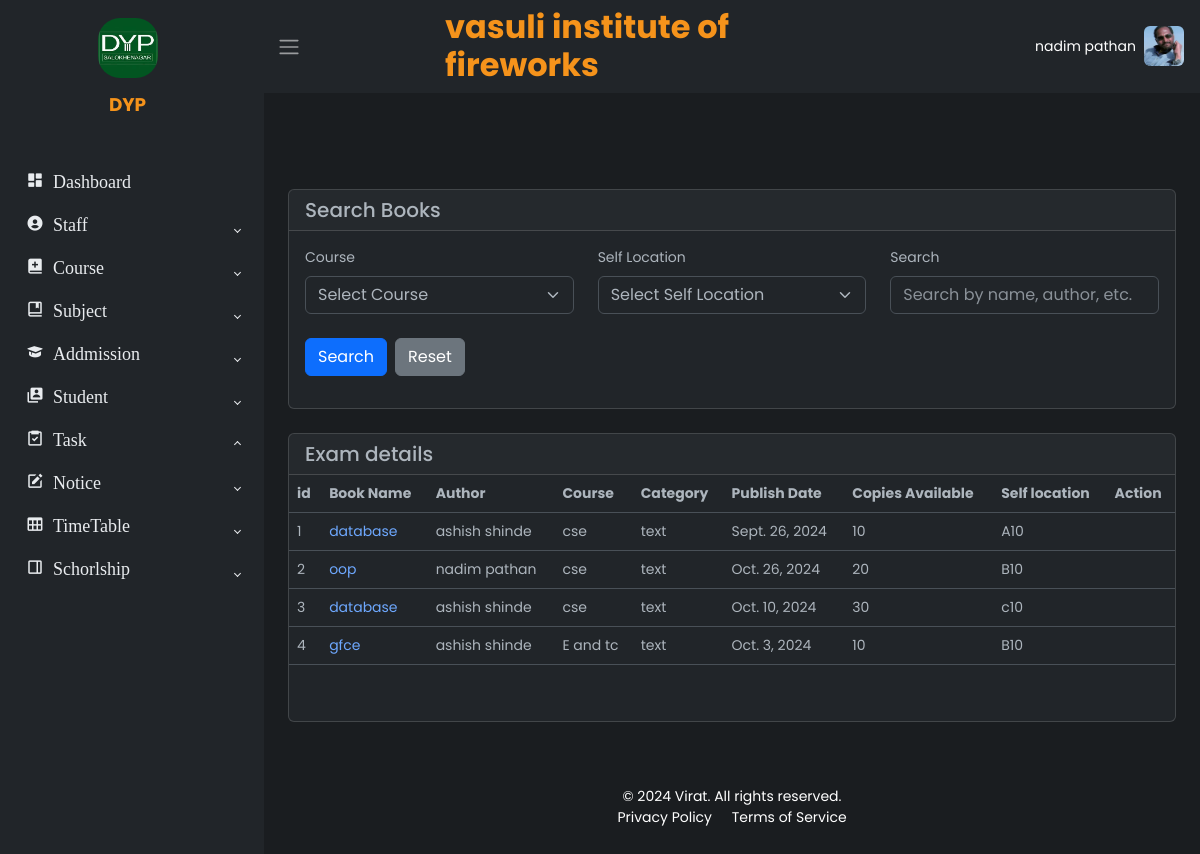
The page /library/ (signed in) on the database its author committed.
### apps/accounts/models.py (models this page shows, shortened)
class CustomUser(AbstractBaseUser, PermissionsMixin):
    Role_choices= (
        ('admin', 'Admin'),
        ('principal', 'Principal'),
        ('vice_principal', 'Vice_Principal'),
        ('hod', 'Hod'),
        ('teacher', 'Teacher'),
        ('accountant', 'Accountant'),
        ('clark', 'Clark'),
        ('examinetor', 'Examinetor'),
        ('librarian', 'Librarian'),
        ('lab_assistant', 'Lab_Assistant'),
        ('student', 'student'),
    )
    first_name = models.CharField(max_length=30)
    last_name = models.CharField(max_length=30)
    username = models.CharField(max_length=50, unique=True)
    mobile = models.TextField(max_length=10, unique=True)
    email = models.TextField(unique=True)
    address = models.TextField(max_length=100)
    role = models.CharField(max_length=30, choices=Role_choices)
    is_active = models.BooleanField(default=True)
    is_staff = models.BooleanField(default=True)  # Typically False for non-superusers
    profile_image = models.ImageField(upload_to='profile_images/', null=True, blank=True)
    inst_id = models.ForeignKey(InstituteMaster,on_delete=models.CASCADE, blank=True, null=True,)
    objects = CustomUserManager()
    USERNAME_FIELD = 'username'
    REQUIRED_FIELDS = ['email', 'mobile']

### apps/institute/models.py (models this page shows, shortened)
class InstituteMaster(models.Model):
    id = models.AutoField(primary_key=True)
    name = models.CharField(max_length=255)
    address = models.TextField()
    village = models.CharField(max_length=100)
    city = models.CharField(max_length=100)
    state = models.CharField(max_length=100)
    district = models.CharField(max_length=100)
    pincode = models.CharField(max_length=10)
    number = models.CharField(max_length=15)
    email = models.EmailField()
    type = models.CharField(max_length=50)
    status = models.CharField(max_length=20, default='active')  # Set default value
    logo = models.ImageField(upload_to='logos/')
    tagline = models.CharField(max_length=255)
    affiliation = models.CharField(max_length=255)

### apps/library/models.py (models this page shows, shortened)
class BookMaster(models.Model):
    id = models.AutoField(primary_key=True)
    book_images = models.ImageField(upload_to='book_profiles/')
    book_name = models.CharField(max_length=255)
    course_id = models.ForeignKey(CourseMaster,on_delete=models.CASCADE)
    author = models.CharField(max_length=255)
    category = models.CharField(max_length=100)
    publish_date = models.DateField()
    copies_available = models.IntegerField()
    language = models.CharField(max_length=255)
    condition = models.CharField(max_length=255)
    self_location = models.CharField(max_length=255)
    isbn = models.CharField(max_length=13, unique=True)

### apps/course/models.py (models this page shows, shortened)
class CourseMaster(models.Model):
    id = models.AutoField(primary_key=True)
    status_choices= (
        ('Active', 'Active'),
        ('Inactive', 'Inactive'),
    )
    name = models.CharField(max_length=255)
    institute_id = models.ForeignKey(InstituteMaster, on_delete=models.CASCADE)
    start_date = models.DateField()
    status = models.CharField(max_length=20, default='active')
    intake_capacity = models.IntegerField()
    durstion = models.CharField(max_length=20, null=True, blank=True)
    submitted_by = models.ForeignKey(settings.AUTH_USER_MODEL, on_delete=models.SET_NULL, null=True)  # Use AUTH_USER_MODEL

### apps/library/views.py (the view, shortened to what this page needs)
# urls.py: path('', views.book_list, name='library_list'),
def book_list(request):
    course_id = request.GET.get('course', '')  # Updated to match the name used in the form
    search_query = request.GET.get('search', '')
    location = request.GET.get('location', '')
    books = BookMaster.objects.all()
    if course_id:
        books = books.filter(course_id=course_id)
    if location:
        books = books.filter(self_location__icontains=location)
    courses = CourseMaster.objects.all()
    return render(request, 'library/library_list.html', {'books': books, 'courses': courses, 'search_query': search_query})

### templates/library/library_list.html (shortened to what this page needs)
{% extends "base.html" %}
{% block content %}
<div class="container-fluid py-5">
    <div class="container-fluid py-5">
    <div class="card mb-4">
        <h5 class="card-header">Search Books</h5>
        <div class="card-body">
            <form method="GET" class="row align-items-center">
                <div class="col-md-4">
                    <label for="course" class="form-label">Course</label>
                    <select class="form-select" id="course" name="course">
                        <option value="" disabled {% if not request.GET.course %}selected{% endif %}>Select Course</option>
                    </select>
                </div>
                <div class="col-md-4">
                    <label for="location" class="form-label">Self Location</label>
                    <select class="form-select" id="location" name="location">
                        <option value="" disabled {% if not request.GET.location %}selected{% endif %}>Select Self Location</option>
                    </select>
                </div>
                <div class="col-md-4">
                    <label for="search" class="form-label">Search</label>
                    <input type="text" name="search" id="search" class="form-control" placeholder="Search by name, author, etc." value="{{ search_query }}">
                </div>
                <div class="col-md-2 mb-3">
                    <div class="d-flex justify-content-start mt-4">
                        <button type="submit" class="btn btn-primary">Search</button>
                        <a href="{% url 'library_list' %}" class="btn btn-secondary ms-2">Reset</a>
                    </div>
                </div>
            </form>
        </div>
    </div>
    <div class="card">
        <h5 class="card-header">Exam details</h5>
        <div class="table-responsive text-nowrap">
            <table class="table">
                <thead>
                    <tr>
                        <th> id</th>
                        <th>Book Name</th>
                        <th>Author</th>
                        <th>Course</th>
                        <th>Category</th>
                        <th>Publish Date</th>
                        <th>Copies Available</th>
                        <th>Self location</th>
                        <th>Action</th>
                    </tr>
                </thead>
                <tbody>
                    {% for book in books %}
                    <tr>
                        <td>{{ book.id}}</td>
                        <td><a href="{% url 'library_detail' book.pk%}">{{ book.book_name}}</td>
                        <td>{{ book.author}}</td>
                        <td>{{ book.course_id.name}}</td>
                        <td>{{ book.category}}</td>
                        <td>{{ book.publish_date}}</td>
                        <td>{{ book.copies_available }}</td>
                        <td>{{ book.self_location }}</td>
                            <td>
                            </td>
                    </tr>
                    {% endfor %}
                </tbody>
            </table>
        </div>
        <nav aria-label="Page navigation" class="mt-4">
        </nav>
    </div>
</div>
{% endblock content %}

### templates/base.html (shortened to what this page needs)
<!DOCTYPE html>
<html lang="en" data-bs-theme="dark">
<head>
    <link rel="stylesheet" href="https://cdn.jsdelivr.net/npm/bootstrap@5.3.0-alpha2/dist/css/bootstrap.min.css">
    <link rel="stylesheet" href="https://cdn.jsdelivr.net/npm/bootstrap-icons@1.10.0/font/bootstrap-icons.css">
    <link href="https://unpkg.com/boxicons/css/boxicons.min.css" rel="stylesheet">
    <link rel="stylesheet" href="/static/css/style.css">
</head>
<body>
    <div class="wrapper">
        <aside id="sidebar" class="ap-sidebar">
            <div class="h-100">
                <div class="sidebar-logo d-flex flex-column align-items-center mb-4">
                    <a href="#" class="d-flex flex-column align-items-center text-white text-decoration-none">
                        <img src="{{ request.user.inst_id.logo.url }}" alt="Institute Logo" class="img-fluid mb-2" style="width: 60px; height: auto; border-radius: 22px;">
                    <span class="h8 mb-0" style="text-align: center; margin-left: -9px; margin-top: 5px; color:#f5931b;font-weight: bold;">
                        {{ request.user.inst_id.tagline }}
                    </span>
                    </a>
                </div>
                <ul class="sidebar-nave">
                    <li class="sidebar-item">
                        <a href="{%url 'dashboard'%}" class="sidebar-link">
                            <i class='bx bxs-dashboard' style="font-size: 18px;"> Dashboard </i>
                        </a>
                    </li>
                    <li class="sidebar-item">
                        <a href="#" class="sidebar-link collapsed" data-bs-toggle="collapse" data-bs-target="#coursesDropdown" aria-expanded="false">
                            <i class='bx bxs-user-circle' style="font-size: 18px;"> Staff </i>
                        </a>
                    </li>
                    <li class="sidebar-item">
                        <a href="#" class="sidebar-link collapsed" data-bs-toggle="collapse" data-bs-target="#facultyDropdown" aria-expanded="false">
                            <i class='bx bxs-book-add' style="font-size: 18px;"> Course </i>
                        </a>
                    </li>
                    <li class="sidebar-item">
                        <a href="#" class="sidebar-link collapsed" data-bs-toggle="collapse" data-bs-target="#adminDropdown" aria-expanded="false">
                            <i class='bx bx-book-bookmark' style="font-size: 18px;"> Subject </i>
                        </a>
                    </li>
                    <li class="sidebar-item">
                        <a href="#" class="sidebar-link collapsed" data-bs-toggle="collapse" data-bs-target="#admissionDropdown" aria-expanded="false">
                            <i class='bx bxs-graduation' style="font-size: 18px;"> Addmission </i>
                        </a>
                    </li>
                    <li class="sidebar-item">
                        <a href="#" class="sidebar-link collapsed" data-bs-toggle="collapse" data-bs-target="#studentDropdown" aria-expanded="false">
                            <i class='bx bxs-user-account' style="font-size: 18px;"> Student </i>
                        </a>
                    </li>
                        {% if request.user.role != 'student'%}
                    <li class="sidebar-item">
                        <a href="#" class="sidebar-link" onclick="handleTaskClick(event)" data-bs-toggle="collapse" data-bs-target="#taskDropdown" aria-expanded="false">
                            <i class='bx bx-task' style="font-size: 18px;"> Task </i>
                        </a>
                    </li>
                    {% endif %}
                {% if request.user.role != 'student'%}
                  <li class="sidebar-item">
                    <a href="#" class="sidebar-link collapsed" data-bs-toggle="collapse" data-bs-target="#noticeDropdown" aria-expanded="false">
                        <i class='bx bxs-edit' style="font-size: 18px;"> Notice </i>
                    </a>
                </li>
                {% endif %}
                <li class="sidebar-item">
                    <a href="#" class="sidebar-link collapsed" data-bs-toggle="collapse" data-bs-target="#timetableDropdown" aria-expanded="false">
                        <i class='bx bx-table' style="font-size: 18px;"> TimeTable </i>
                    </a>
                </li>
            <li class="sidebar-item">
                <a href="#" class="sidebar-link collapsed" data-bs-toggle="collapse" data-bs-target="#scholarshipDropdown" aria-expanded="false">
                    <i class='bx bx-dock-right' style="font-size: 18px;"> Schorlship </i>
                </a>
            </li>
                </ul>
            </div>
        </aside>
        <div class="main">
            <nav class="navbar navbar-expand " style="background-color: var(--bs-dark)">
                <button class="btn" id="sidebar-toggle" type="button">
                    <span class="navbar-toggler-icon"></span>
                </button>
                <div class="navbar-collapse d-flex justify-content-center">
                    <form class="d-flex mx-auto" style="width: 50%;">
                        <div class="input-group w-100 d-flex justify-content-center" style="color: black;">
                            <span class="h2 mb-0" style="color:#f5931b;font-weight: bold;">
                                {{ request.user.inst_id.name }}
                             </span>
                        </div>
                    </form>
                    <ul class="navbar-nav ms-3 mx-3">
                        <li class="nav-item dropdown d-flex align-items-center">
                            <a href="#" data-bs-toggle="dropdown" class="nav-icon d-flex align-items-center flex-row-reverse pe-md-0">
                               <img src="{{ request.user.profile_image.url }}" class="avatar img-fluid rounded ms-2" alt="">
                                <span class="text-white">{{request.user.first_name}}</span>
                            </a>
                        </li>
                    </ul>
                </div>
            </nav>
            {%block content%}
            {%endblock content%}
<footer class="text-white py-3">
    <div class="container-fluid">
        <div class="row justify-content-center text-center">
            <div class="col-md-12">
                <p class="mb-0">&copy; 2024 Virat. All rights reserved.</p>
                <a href="#" class="text-white text-decoration-none me-3">Privacy Policy</a>
                <a href="#" class="text-white text-decoration-none">Terms of Service</a>
            </div>
        </div>
    </div>
</footer>
        </div>
    </div>
</body>
</html>

### static/css/style.css (style rules this page uses)
body { font-family: 'Poppins', sans-serif; font-size: 0.875rem; opacity: 1; overflow-y: scroll; margin: 0; }
a { cursor: pointer; text-decoration: none; font-family: 'Poppins', sans-serif; }
li { list-style: none; }
.wrapper { align-items: stretch; display: flex; width: 100%; }
#sidebar { max-width: 264px; min-width: 264px; background: var(--bs-dark); transition: all 0.35s ease-in-out; }
.main { display: flex; flex-direction: column; min-height: 100vh; min-width: 0; overflow: hidden; transition: all 0.35s ease-in-out; width: 100%; background: var(--bs-dark-bg-subtle); }
.sidebar-logo { padding: 1.15rem; }
.sidebar-logo a { color: #e9ecef; font-size: 1.15rem; font-weight: 600; }
.sidebar-nave { list-style: none; margin-bottom: 0; padding-left: 0; margin-left: 0; }
a.sidebar-link { padding: .625rem 1.625rem; color: #e9ecef; position: relative; display: block; font-size: 0.875rem; }
.sidebar-link[data-bs-toggle="collapse"]::after { border: solid; border-width: 0 .075rem .075rem 0; content: ""; display: inline-block; padding: 2px; position: absolute; right: 1.5rem; top: 1.4rem; transform: rotate(-135deg); transition: all .2s ease-out; }
.sidebar-link[data-bs-toggle="collapse"].collapsed::after { transform: rotate(45deg); transition: all .2s ease-out; }
.avatar { height: 40px; width: 40px; }
.navbar-expand .navbar-nav { margin-left: auto; }
.sidebar-logo { padding: 1.15rem; display: flex; align-items: center; }
.sidebar-logo a { color: #e9ecef; font-size: 1.15rem; font-weight: 600; display: flex; align-items: center; text-decoration: none; }
.sidebar-logo img { width: 40px; height: auto; margin-right: 0.5rem; }
footer { position: relative; bottom: 0; width: 100%; background-color: transparent; color: var(--bs-white); }
footer a { color: #e9ecef; }

### rows shown on the page
CustomUser: user.inst_id.logo (picture), user.inst_id.tagline "DYP", user.inst_id.name "vasuli institute of fireworks", user.profile_image (picture), user.first_name "nadim pathan"
BookMaster: id "1", book_name "database", author "ashish shinde", course_id.name "cse", category "text", publish_date "Sept. 26, 2024", copies_available "10", self_location "A10"
BookMaster: id "2", book_name "oop", author "nadim pathan", course_id.name "cse", category "text", publish_date "Oct. 26, 2024", copies_available "20", self_location "B10"
BookMaster: id "3", book_name "database", author "ashish shinde", course_id.name "cse", category "text", publish_date "Oct. 10, 2024", copies_available "30", self_location "c10"
BookMaster: id "4", book_name "gfce", author "ashish shinde", course_id.name "E and tc", category "text", publish_date "Oct. 3, 2024", copies_available "10", self_location "B10"
